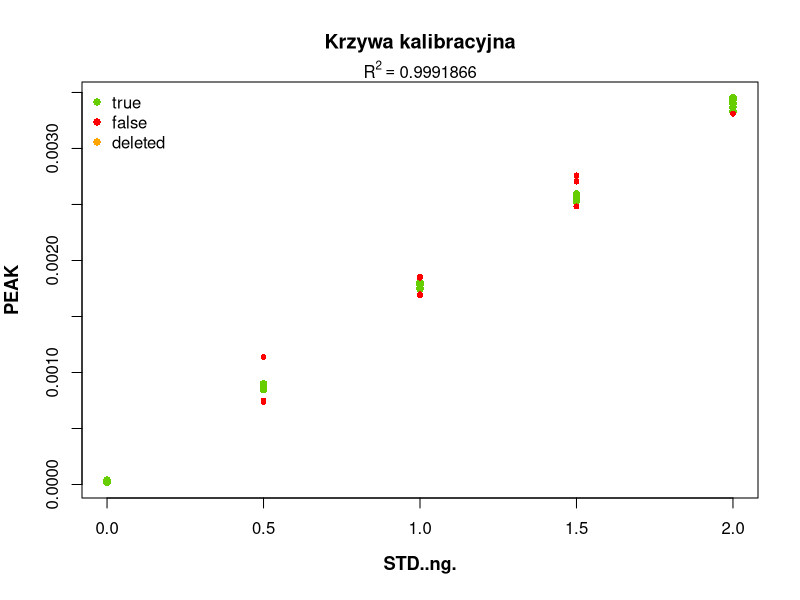

Write R code to recreate this figure.
### 1 
# START - read file
#---------------------------
setwd("c:/Users/joasi/UKEN_Hg_analysis")
data <- read.csv("Data/Materials/example_cal_curve.csv")
data <- na.omit(data)
head(data)

true_rows <- data[data$T.F == 'True', ]
false_rows <- data[data$T.F == 'False', ]


### 2 ###
# Creation of Calibration Curve
# -----------------------------

# OX and OY
x <- true_rows$STD..ng.
y <- true_rows$PEAK 

#  Linear
lin_model <- lm(PEAK ~ STD..ng., 
             data = true_rows)

summary(lin_model)

# Extract R-squared value OR ADJUST???
rsquared <- summary(lin_model)$r.squared

#  Generate Plot
plot(x, 
     y,
     xlab = substitute(paste(bold("STD..ng."))), 
     ylab = substitute(paste(bold("PEAK"))), 
     main = "Krzywa kalibracyjna",
     pch=16,
     col = "chartreuse3",
     cex = 1,      # point_size
     cex.lab = 1.1   # lab_size
     )

# Top-center add R ^ 2
mtext(
      bquote(
            R^2 == .(rsquared)
            ), 
      side = 3)

#  Add calibration line
abline(lin_model, 
       col="black",
       lty=6,
       lwd=0
       )

#  Add false_rows point to plot - red
points(false_rows$STD..ng., false_rows$PEAK, 
       pch=16, 
       col="red",
       cex = 0.8   
       )

#  Add legend
legend("topleft",
      legend=c("true", "false","deleted"),
      col=c("chartreuse3", "red","orange"),
      pch=16,
      bty="n"  # without border
      )



### 3 ###
# Summarize the statistic
# clearing summary 
output <- capture.output(summary(lin_model))

output_cleaned <- noquote(output[!output == ""])
output_cleaned <- gsub('\t', " ", output_cleaned)

cleaned_summary <-output_cleaned
print(cleaned_summary)
